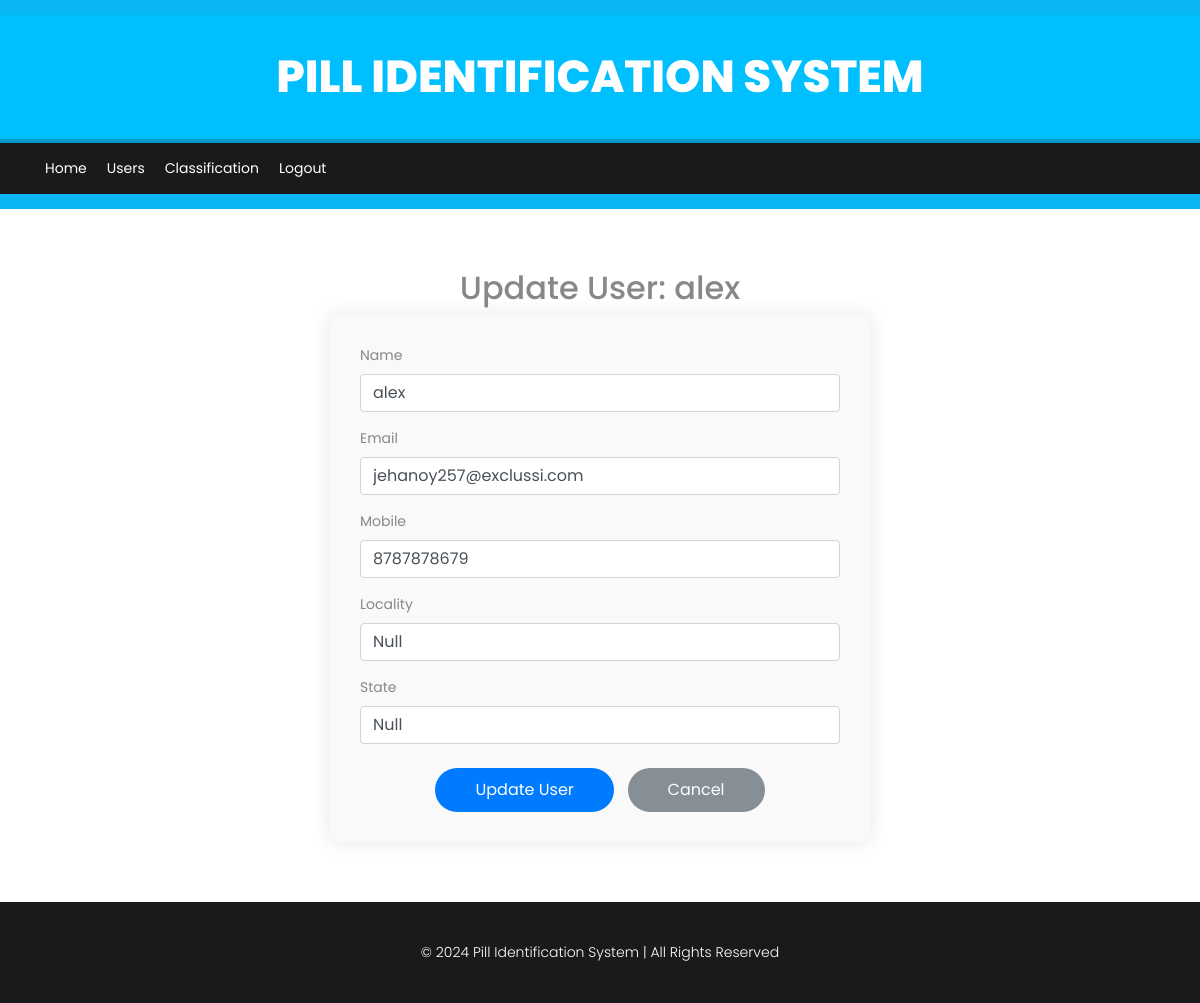
The page /updateUser/?loginid=alex on the database its author committed.
### Users/models.py (models this page shows, shortened)
class UserRegisteredTable(models.Model):
    name = models.CharField(max_length=100, validators=[
        RegexValidator(regex=r'^[a-zA-Z\s]+$', message="Name must contain only letters and spaces.")
    ])
    loginid = models.CharField(max_length=20, unique=True, validators=[
        RegexValidator(regex=r'^[a-zA-Z0-9]{5,20}$', message="Login ID must be alphanumeric and between 5-20 characters.")
    ])
    email = models.EmailField(max_length=254, unique=True, validators=[
        EmailValidator(message="Enter a valid email address.")
    ])
    mobile = models.CharField(max_length=10, validators=[
        RegexValidator(regex=r'^\d{10}$', message="Mobile number must be 10 digits.")
    ])
    password = models.CharField(max_length=50, validators=[
        RegexValidator(regex=r'^(?=.*[A-Za-z])(?=.*\d)[A-Za-z\d@,$,%,&]{8,}$', message="Password must contain at least 8 characters, including letters and numbers.")
    ])
    locality = models.CharField(max_length=100, validators=[
        RegexValidator(regex=r'^[\w\s]+$', message="Locality must contain only letters, numbers, and spaces.")
    ])
    state = models.CharField(max_length=50, validators=[
        RegexValidator(regex=r'^[\w\s]+$', message="State must contain only letters, numbers, and spaces.")
    ])
    status = models.CharField(max_length=10,  default='Waiting')

### Admin/views.py (the view, shortened to what this page needs)
# urls.py: path('updateUser/',av.updateUser,name='updateUser'),
def updateUser(request):
    loginid = request.GET.get('loginid')
    try:
        user_to_upd = UserRegisteredTable.objects.get(loginid=loginid)
        username = request.session.get('name', 'Admin')
        return render(request, 'admin/updateUser.html', {'user': user_to_upd, 'username': username})
    except Exception as e:
        messages.error(request, f'Error updating user: {e}')
        return userDetails(request)

### templates/admin/updateUser.html (shortened to what this page needs)
{% load static %}
<!doctype html>
<html class="no-js" lang="zxx">
<head>
    <link rel="stylesheet" href="{% static 'css/bootstrap.min.css' %}">
    <link rel="stylesheet" href="{% static 'css/font-awesome.min.css' %}">
    <link rel="stylesheet" href="{% static 'css/icofont.css' %}">
    <link rel="stylesheet" href="{% static 'style.css' %}">
    <link rel="stylesheet" href="{% static 'css/responsive.css' %}">
</head>
<body>
    <header class="header_section" style="position: relative; width: 100%;">
        <div class="header_top" style="background: #00bfff; padding: 35px 0; border-bottom: 4px solid #0099cc;">
            <div class="container text-center">
                <h1 style="margin: 0; color: #fff; font-size: 2.8rem; font-weight: 800; text-transform: uppercase;">Pill Identification System</h1>
            </div>
        </div>
        <div class="header_bottom" style="background: #1a1a1a; padding: 15px 0;">
            <div class="container">
                <div class="inner">
                    <nav class="navigation">
                        <ul class="nav menu" style="display: flex; list-style: none; gap: 20px;">
                            <li><a href="{% url 'adminHome' %}" style="color: #fff;">Home</a></li>
                            <li class="active"><a href="{% url 'userDetails' %}" style="color: #fff;">Users</a></li>
                            <li><a href="{% url 'adminclassificationView' %}" style="color: #fff;">Classification</a></li>
                            <li><a href="{% url 'index' %}" style="color: #fff;">Logout</a></li>
                        </ul>
                    </nav>
                </div>
            </div>
        </div>
    </header>
    <section class="section" style="padding: 60px 0;">
        <div class="container">
            <div class="row justify-content-center">
                <div class="col-lg-6">
                    <div class="section-title text-center">
                        <h2>Update User: {{ user.name }}</h2>
                    </div>
                    <form method="post" action="{% url 'updateUser' %}?loginid={{ user.loginid }}" style="background: #f9f9f9; padding: 30px; border-radius: 10px; box-shadow: 0 0 20px rgba(0,0,0,0.1);">
                        <div class="form-group">
                            <label>Name</label>
                            <input type="text" name="name" class="form-control" value="{{ user.name }}" required>
                        </div>
                        <div class="form-group">
                            <label>Email</label>
                            <input type="email" name="email" class="form-control" value="{{ user.email }}" required>
                        </div>
                        <div class="form-group">
                            <label>Mobile</label>
                            <input type="text" name="mobile" class="form-control" value="{{ user.mobile }}" required>
                        </div>
                        <div class="form-group">
                            <label>Locality</label>
                            <input type="text" name="locality" class="form-control" value="{{ user.locality }}" required>
                        </div>
                        <div class="form-group">
                            <label>State</label>
                            <input type="text" name="state" class="form-control" value="{{ user.state }}" required>
                        </div>
                        <div class="text-center mt-4">
                            <button type="submit" class="btn btn-primary" style="padding: 10px 40px; border-radius: 30px;">Update User</button>
                            <a href="{% url 'userDetails' %}" class="btn btn-secondary" style="padding: 10px 40px; border-radius: 30px; margin-left: 10px;">Cancel</a>
                        </div>
                    </form>
                </div>
            </div>
        </div>
    </section>
    <footer class="footer_area" style="padding: 40px 0; background: #1a1a1a; color: #fff;">
        <div class="container text-center">
            <p>© 2024 Pill Identification System | All Rights Reserved</p>
        </div>
    </footer>
</body>
</html>

### rows shown on the page
UserRegisteredTable: name "alex", email "jehanoy257@exclussi.com", mobile "8787878679", locality "Null", state "Null"
